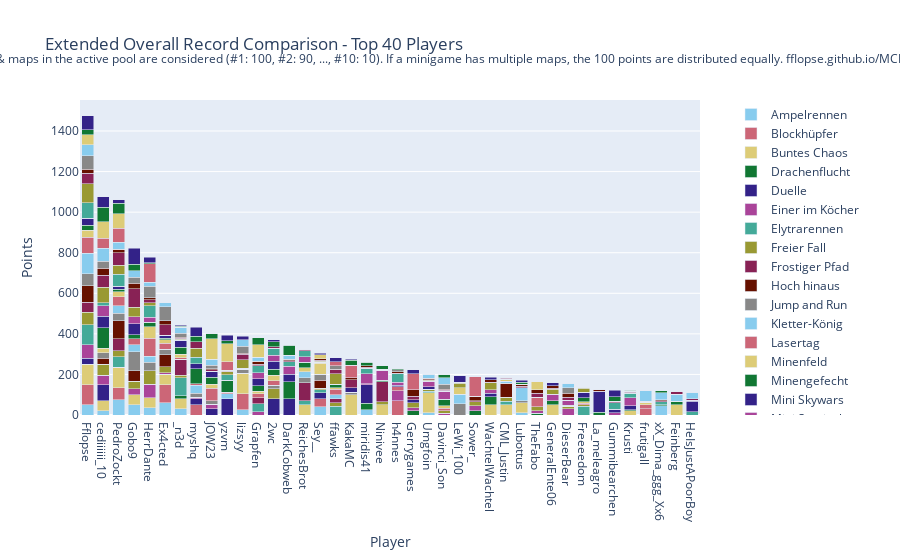

Here is the notebook cell this chart was saved with:
### Code cell
import plotly.graph_objects as go

# Sum all columns to get the total score
outDf['Total'] = outDf.sum(axis=1)

# Sort by total score and fill N/A values with 0
outDf = outDf.sort_values(by='Total', ascending=False).fillna(0)

# Crop to top 10 players
cropDf = outDf.head(40).copy()

# Drop the 'Total' column for plotting
cropDf = cropDf.drop(columns=['Total'])

# Create a color palette
color_palette = px.colors.qualitative.Safe

# Create the stacked bar plot
fig = go.Figure()

for column in cropDf.columns.difference(['Player']):
    fig.add_trace(go.Bar(
        x=cropDf.index,
        y=cropDf[column],
        name=column,
        marker_color=color_palette[len(fig.data) % len(color_palette)]
    ))

# Update layout
fig.update_layout(
    barmode='stack',
    title='Extended Overall Record Comparison - Top 40 Players',
    xaxis=dict(title='Player'),
    yaxis=dict(title='Points'),
    #height=800,
    #width=1000,
    legend=dict(
        x=1.05,
        y=0.5,
        traceorder='normal',
        font=dict(size=12),
        bgcolor='rgba(255, 255, 255, 0)',
        bordercolor='rgba(0, 0, 0, 0)'
    ),
    margin=dict(r=200),  # Adjust right margin to make room for the legend
    annotations=[
        dict(
            x=0.5,
            y=1.1635,
            xref='paper',
            yref='paper',
            text='Max 100 points per minigame. Records #1 through #10 of games & maps in the active pool are considered (#1: 100, #2: 90, ..., #10: 10). If a minigame has multiple maps, the 100 points are distributed equally. fflopse.github.io/MCP-Records/data-analysis/global-ranking.ipynb',
            showarrow=False,
            font=dict(size=12),
            xanchor='center'
        )
    ]
)

fig.show()

# save the plot as an html file

fig.write_html('out/ext_overall_record_comparison.html')

### Figure 1 — Plotly figure (JSON) as saved in the notebook; plotly's stock layout.template omitted (floating-point values rounded to 4 significant figures)
{"data": [{"marker": {"color": "rgb(136, 204, 238)"}, "name": "Ampelrennen", "type": "bar", "x": ["Fflopse", "cediiiiii_10", "PedroZockt", "Gobo9", "HerrDante", "Ex4cted", "_n3d", "myshq", "JOW23", "yzvm", "lizsyy", "Grapfen", "2wc", "DarkCobweb", "ReichesBrot", "Sey__", "ffawks", "KakaMC", "miridis41", "Ninivee", "h4nnes", "Gerrygames", "Umgfoin", "Davinci_Son", "LeWi_100", "Sower_", "WachtelWachtel", "CML_Justin", "Lubottus", "TheFabo", "GeneralEnte06", "DieserBear", "Freeeedom", "La_meleagro", "Gummibearchen", "Krusti", "frutigall", "xX_Dima_ggg_Xx6", "Feinberg", "HeIsJustAPoorBoy"], "y": [50, 20, 75, 50, 35, 60, 30, 0, 0, 0, 25, 0, 0, 0, 0, 40, 0, 0, 25, 0, 0, 0, 10, 0, 0, 0, 0, 0, 10, 0, 0, 0, 0, 0, 0, 0, 0, 0, 0, 0]}, {"marker": {"color": "rgb(204, 102, 119)"}, "name": "Blockhüpfer", "type": "bar", "x": ["Fflopse", "cediiiiii_10", "PedroZockt", "Gobo9", "HerrDante", "Ex4cted", "_n3d", "myshq", "JOW23", "yzvm", "lizsyy", "Grapfen", "2wc", "DarkCobweb", "ReichesBrot", "Sey__", "ffawks", "KakaMC", "miridis41", "Ninivee", "h4nnes", "Gerrygames", "Umgfoin", "Davinci_Son", "LeWi_100", "Sower_", "WachtelWachtel", "CML_Justin", "Lubottus", "TheFabo", "GeneralEnte06", "DieserBear", "Freeeedom", "La_meleagro", "Gummibearchen", "Krusti", "frutigall", "xX_Dima_ggg_Xx6", "Feinberg", "HeIsJustAPoorBoy"], "y": [100, 0, 60, 0, 0, 90, 0, 50, 0, 0, 80, 0, 0, 0, 0, 40, 0, 0, 0, 0, 70, 0, 0, 0, 0, 0, 0, 0, 0, 0, 0, 0, 0, 0, 0, 0, 30, 0, 0, 0]}, {"marker": {"color": "rgb(221, 204, 119)"}, "name": "Buntes Chaos", "type": "bar", "x": ["Fflopse", "cediiiiii_10", "PedroZockt", "Gobo9", "HerrDante", "Ex4cted", "_n3d", "myshq", "JOW23", "yzvm", "lizsyy", "Grapfen", "2wc", "DarkCobweb", "ReichesBrot", "Sey__", "ffawks", "KakaMC", "miridis41", "Ninivee", "h4nnes", "Gerrygames", "Umgfoin", "Davinci_Son", "LeWi_100", "Sower_", "WachtelWachtel", "CML_Justin", "Lubottus", "TheFabo", "GeneralEnte06", "DieserBear", "Freeeedom", "La_meleagro", "Gummibearchen", "Krusti", "frutigall", "xX_Dima_ggg_Xx6", "Feinberg", "HeIsJustAPoorBoy"], "y": [100, 50, 100, 50, 50, 50, 50, 0, 0, 0, 100, 0, 0, 0, 50, 0, 0, 100, 0, 50, 0, 0, 100, 0, 0, 0, 50, 50, 50, 0, 50, 0, 0, 0, 0, 0, 0, 0, 50, 0]}, {"marker": {"color": "rgb(17, 119, 51)"}, "name": "Drachenflucht", "type": "bar", "x": ["Fflopse", "cediiiiii_10", "PedroZockt", "Gobo9", "HerrDante", "Ex4cted", "_n3d", "myshq", "JOW23", "yzvm", "lizsyy", "Grapfen", "2wc", "DarkCobweb", "ReichesBrot", "Sey__", "ffawks", "KakaMC", "miridis41", "Ninivee", "h4nnes", "Gerrygames", "Umgfoin", "Davinci_Son", "LeWi_100", "Sower_", "WachtelWachtel", "CML_Justin", "Lubottus", "TheFabo", "GeneralEnte06", "DieserBear", "Freeeedom", "La_meleagro", "Gummibearchen", "Krusti", "frutigall", "xX_Dima_ggg_Xx6", "Feinberg", "HeIsJustAPoorBoy"], "y": [0, 0, 0, 0, 0, 0, 16, 0, 0, 0, 0, 0, 0, 0, 0, 0, 0, 0, 34, 0, 0, 20, 0, 0, 0, 20, 0, 0, 0, 8, 0, 0, 0, 14, 0, 0, 0, 0, 18, 0]}, {"marker": {"color": "rgb(51, 34, 136)"}, "name": "Duelle", "type": "bar", "x": ["Fflopse", "cediiiiii_10", "PedroZockt", "Gobo9", "HerrDante", "Ex4cted", "_n3d", "myshq", "JOW23", "yzvm", "lizsyy", "Grapfen", "2wc", "DarkCobweb", "ReichesBrot", "Sey__", "ffawks", "KakaMC", "miridis41", "Ninivee", "h4nnes", "Gerrygames", "Umgfoin", "Davinci_Son", "LeWi_100", "Sower_", "WachtelWachtel", "CML_Justin", "Lubottus", "TheFabo", "GeneralEnte06", "DieserBear", "Freeeedom", "La_meleagro", "Gummibearchen", "Krusti", "frutigall", "xX_Dima_ggg_Xx6", "Feinberg", "HeIsJustAPoorBoy"], "y": [30, 80, 0, 0, 0, 0, 0, 30, 30, 80, 0, 0, 80, 80, 0, 30, 0, 0, 90, 0, 0, 0, 0, 0, 0, 0, 0, 0, 0, 0, 0, 0, 0, 100, 0, 0, 0, 0, 0, 0]}, {"marker": {"color": "rgb(170, 68, 153)"}, "name": "Einer im Köcher", "type": "bar", "x": ["Fflopse", "cediiiiii_10", "PedroZockt", "Gobo9", "HerrDante", "Ex4cted", "_n3d", "myshq", "JOW23", "yzvm", "lizsyy", "Grapfen", "2wc", "DarkCobweb", "ReichesBrot", "Sey__", "ffawks", "KakaMC", "miridis41", "Ninivee", "h4nnes", "Gerrygames", "Umgfoin", "Davinci_Son", "LeWi_100", "Sower_", "WachtelWachtel", "CML_Justin", "Lubottus", "TheFabo", "GeneralEnte06", "DieserBear", "Freeeedom", "La_meleagro", "Gummibearchen", "Krusti", "frutigall", "xX_Dima_ggg_Xx6", "Feinberg", "HeIsJustAPoorBoy"], "y": [67.5, 45, 0, 30, 67.5, 7.5, 0, 7.5, 22.5, 0, 0, 15, 0, 0, 0, 0, 0, 0, 5, 0, 50, 15, 0, 7.5, 0, 25, 0, 0, 0, 12.5, 0, 30, 0, 0, 10, 0, 0, 0, 0, 0]}, {"marker": {"color": "rgb(68, 170, 153)"}, "name": "Elytrarennen", "type": "bar", "x": ["Fflopse", "cediiiiii_10", "PedroZockt", "Gobo9", "HerrDante", "Ex4cted", "_n3d", "myshq", "JOW23", "yzvm", "lizsyy", "Grapfen", "2wc", "DarkCobweb", "ReichesBrot", "Sey__", "ffawks", "KakaMC", "miridis41", "Ninivee", "h4nnes", "Gerrygames", "Umgfoin", "Davinci_Son", "LeWi_100", "Sower_", "WachtelWachtel", "CML_Justin", "Lubottus", "TheFabo", "GeneralEnte06", "DieserBear", "Freeeedom", "La_meleagro", "Gummibearchen", "Krusti", "frutigall", "xX_Dima_ggg_Xx6", "Feinberg", "HeIsJustAPoorBoy"], "y": [96.67, 0, 53.33, 0, 0, 0, 86.67, 0, 0, 0, 0, 40, 0, 0, 20, 13.33, 43.33, 0, 0, 0, 0, 0, 6.667, 0, 0, 0, 0, 16.67, 0, 0, 0, 0, 43.33, 0, 0, 0, 0, 0, 0, 16.67]}, {"marker": {"color": "rgb(153, 153, 51)"}, "name": "Freier Fall", "type": "bar", "x": ["Fflopse", "cediiiiii_10", "PedroZockt", "Gobo9", "HerrDante", "Ex4cted", "_n3d", "myshq", "JOW23", "yzvm", "lizsyy", "Grapfen", "2wc", "DarkCobweb", "ReichesBrot", "Sey__", "ffawks", "KakaMC", "miridis41", "Ninivee", "h4nnes", "Gerrygames", "Umgfoin", "Davinci_Son", "LeWi_100", "Sower_", "WachtelWachtel", "CML_Justin", "Lubottus", "TheFabo", "GeneralEnte06", "DieserBear", "Freeeedom", "La_meleagro", "Gummibearchen", "Krusti", "frutigall", "xX_Dima_ggg_Xx6", "Feinberg", "HeIsJustAPoorBoy"], "y": [62.5, 55, 27.5, 37.5, 65, 30, 12.5, 0, 0, 0, 0, 0, 50, 0, 0, 7.5, 17.5, 0, 0, 15, 0, 25, 10, 12.5, 0, 20, 0, 20, 0, 20, 0, 12.5, 7.5, 0, 0, 0, 0, 0, 0, 0]}, {"marker": {"color": "rgb(136, 34, 85)"}, "name": "Frostiger Pfad", "type": "bar", "x": ["Fflopse", "cediiiiii_10", "PedroZockt", "Gobo9", "HerrDante", "Ex4cted", "_n3d", "myshq", "JOW23", "yzvm", "lizsyy", "Grapfen", "2wc", "DarkCobweb", "ReichesBrot", "Sey__", "ffawks", "KakaMC", "miridis41", "Ninivee", "h4nnes", "Gerrygames", "Umgfoin", "Davinci_Son", "LeWi_100", "Sower_", "WachtelWachtel", "CML_Justin", "Lubottus", "TheFabo", "GeneralEnte06", "DieserBear", "Freeeedom", "La_meleagro", "Gummibearchen", "Krusti", "frutigall", "xX_Dima_ggg_Xx6", "Feinberg", "HeIsJustAPoorBoy"], "y": [50, 0, 60, 0, 0, 0, 80, 0, 0, 0, 0, 30, 0, 0, 90, 0, 20, 0, 0, 100, 0, 0, 0, 0, 0, 0, 0, 0, 0, 0, 0, 0, 0, 0, 0, 0, 0, 0, 0, 0]}, {"marker": {"color": "rgb(102, 17, 0)"}, "name": "Hoch hinaus", "type": "bar", "x": ["Fflopse", "cediiiiii_10", "PedroZockt", "Gobo9", "HerrDante", "Ex4cted", "_n3d", "myshq", "JOW23", "yzvm", "lizsyy", "Grapfen", "2wc", "DarkCobweb", "ReichesBrot", "Sey__", "ffawks", "KakaMC", "miridis41", "Ninivee", "h4nnes", "Gerrygames", "Umgfoin", "Davinci_Son", "LeWi_100", "Sower_", "WachtelWachtel", "CML_Justin", "Lubottus", "TheFabo", "GeneralEnte06", "DieserBear", "Freeeedom", "La_meleagro", "Gummibearchen", "Krusti", "frutigall", "xX_Dima_ggg_Xx6", "Feinberg", "HeIsJustAPoorBoy"], "y": [80, 30, 90, 50, 0, 60, 0, 0, 0, 0, 0, 0, 0, 0, 0, 40, 0, 0, 0, 0, 0, 0, 0, 0, 0, 0, 0, 70, 0, 0, 0, 0, 0, 0, 0, 0, 0, 0, 0, 0]}, {"marker": {"color": "rgb(136, 136, 136)"}, "name": "Jump and Run", "type": "bar", "x": ["Fflopse", "cediiiiii_10", "PedroZockt", "Gobo9", "HerrDante", "Ex4cted", "_n3d", "myshq", "JOW23", "yzvm", "lizsyy", "Grapfen", "2wc", "DarkCobweb", "ReichesBrot", "Sey__", "ffawks", "KakaMC", "miridis41", "Ninivee", "h4nnes", "Gerrygames", "Umgfoin", "Davinci_Son", "LeWi_100", "Sower_", "WachtelWachtel", "CML_Justin", "Lubottus", "TheFabo", "GeneralEnte06", "DieserBear", "Freeeedom", "La_meleagro", "Gummibearchen", "Krusti", "frutigall", "xX_Dima_ggg_Xx6", "Feinberg", "HeIsJustAPoorBoy"], "y": [60, 26.67, 36.67, 93.33, 43.33, 26.67, 0, 20, 16.67, 0, 20, 0, 16.67, 0, 23.33, 30, 0, 13.33, 0, 0, 0, 0, 0, 0, 56.67, 0, 0, 0, 10, 0, 0, 0, 0, 0, 0, 0, 0, 0, 0, 0]}, {"marker": {"color": "rgb(136, 204, 238)"}, "name": "Kletter-König", "type": "bar", "x": ["Fflopse", "cediiiiii_10", "PedroZockt", "Gobo9", "HerrDante", "Ex4cted", "_n3d", "myshq", "JOW23", "yzvm", "lizsyy", "Grapfen", "2wc", "DarkCobweb", "ReichesBrot", "Sey__", "ffawks", "KakaMC", "miridis41", "Ninivee", "h4nnes", "Gerrygames", "Umgfoin", "Davinci_Son", "LeWi_100", "Sower_", "WachtelWachtel", "CML_Justin", "Lubottus", "TheFabo", "GeneralEnte06", "DieserBear", "Freeeedom", "La_meleagro", "Gummibearchen", "Krusti", "frutigall", "xX_Dima_ggg_Xx6", "Feinberg", "HeIsJustAPoorBoy"], "y": [100, 0, 35, 35, 30, 0, 0, 40, 0, 25, 0, 0, 0, 0, 30, 0, 20, 0, 0, 0, 0, 0, 0, 0, 45, 0, 0, 10, 65, 0, 0, 0, 0, 0, 0, 0, 0, 45, 35, 0]}, {"marker": {"color": "rgb(204, 102, 119)"}, "name": "Lasertag", "type": "bar", "x": ["Fflopse", "cediiiiii_10", "PedroZockt", "Gobo9", "HerrDante", "Ex4cted", "_n3d", "myshq", "JOW23", "yzvm", "lizsyy", "Grapfen", "2wc", "DarkCobweb", "ReichesBrot", "Sey__", "ffawks", "KakaMC", "miridis41", "Ninivee", "h4nnes", "Gerrygames", "Umgfoin", "Davinci_Son", "LeWi_100", "Sower_", "WachtelWachtel", "CML_Justin", "Lubottus", "TheFabo", "GeneralEnte06", "DieserBear", "Freeeedom", "La_meleagro", "Gummibearchen", "Krusti", "frutigall", "xX_Dima_ggg_Xx6", "Feinberg", "HeIsJustAPoorBoy"], "y": [80, 0, 46.67, 30, 86.67, 30, 6.667, 6.667, 63.33, 6.667, 0, 20, 23.33, 0, 0, 0, 26.67, 0, 0, 0, 20, 0, 0, 13.33, 0, 0, 0, 0, 0, 46.67, 0, 0, 6.667, 0, 0, 0, 20, 0, 0, 0]}, {"marker": {"color": "rgb(221, 204, 119)"}, "name": "Minenfeld", "type": "bar", "x": ["Fflopse", "cediiiiii_10", "PedroZockt", "Gobo9", "HerrDante", "Ex4cted", "_n3d", "myshq", "JOW23", "yzvm", "lizsyy", "Grapfen", "2wc", "DarkCobweb", "ReichesBrot", "Sey__", "ffawks", "KakaMC", "miridis41", "Ninivee", "h4nnes", "Gerrygames", "Umgfoin", "Davinci_Son", "LeWi_100", "Sower_", "WachtelWachtel", "CML_Justin", "Lubottus", "TheFabo", "GeneralEnte06", "DieserBear", "Freeeedom", "La_meleagro", "Gummibearchen", "Krusti", "frutigall", "xX_Dima_ggg_Xx6", "Feinberg", "HeIsJustAPoorBoy"], "y": [33.33, 23.33, 23.33, 0, 56.67, 16.67, 16.67, 0, 20, 0, 0, 13.33, 26.67, 0, 20, 53.33, 6.667, 0, 0, 0, 0, 0, 0, 13.33, 33.33, 0, 0, 10, 0, 0, 0, 0, 6.667, 0, 0, 20, 13.33, 0, 0, 0]}, {"marker": {"color": "rgb(17, 119, 51)"}, "name": "Minengefecht", "type": "bar", "x": ["Fflopse", "cediiiiii_10", "PedroZockt", "Gobo9", "HerrDante", "Ex4cted", "_n3d", "myshq", "JOW23", "yzvm", "lizsyy", "Grapfen", "2wc", "DarkCobweb", "ReichesBrot", "Sey__", "ffawks", "KakaMC", "miridis41", "Ninivee", "h4nnes", "Gerrygames", "Umgfoin", "Davinci_Son", "LeWi_100", "Sower_", "WachtelWachtel", "CML_Justin", "Lubottus", "TheFabo", "GeneralEnte06", "DieserBear", "Freeeedom", "La_meleagro", "Gummibearchen", "Krusti", "frutigall", "xX_Dima_ggg_Xx6", "Feinberg", "HeIsJustAPoorBoy"], "y": [26.67, 100, 13.33, 20, 23.33, 6.667, 36.67, 73.33, 33.33, 56.67, 0, 26.67, 30, 83.33, 26.67, 6.667, 16.67, 0, 0, 6.667, 0, 0, 0, 30, 0, 0, 40, 0, 0, 0, 20, 6.667, 20, 0, 0, 6.667, 0, 6.667, 0, 0]}, {"marker": {"color": "rgb(51, 34, 136)"}, "name": "Mini Skywars", "type": "bar", "x": ["Fflopse", "cediiiiii_10", "PedroZockt", "Gobo9", "HerrDante", "Ex4cted", "_n3d", "myshq", "JOW23", "yzvm", "lizsyy", "Grapfen", "2wc", "DarkCobweb", "ReichesBrot", "Sey__", "ffawks", "KakaMC", "miridis41", "Ninivee", "h4nnes", "Gerrygames", "Umgfoin", "Davinci_Son", "LeWi_100", "Sower_", "WachtelWachtel", "CML_Justin", "Lubottus", "TheFabo", "GeneralEnte06", "DieserBear", "Freeeedom", "La_meleagro", "Gummibearchen", "Krusti", "frutigall", "xX_Dima_ggg_Xx6", "Feinberg", "HeIsJustAPoorBoy"], "y": [34, 56, 14, 54, 0, 16, 34, 24, 30, 4, 6, 34, 38, 38, 0, 0, 0, 20, 0, 0, 6, 14, 12, 0, 0, 0, 18, 0, 0, 0, 0, 0, 28, 0, 18, 18, 0, 0, 0, 50]}, {"marker": {"color": "rgb(170, 68, 153)"}, "name": "Mini Survivalgames", "type": "bar", "x": ["Fflopse", "cediiiiii_10", "PedroZockt", "Gobo9", "HerrDante", "Ex4cted", "_n3d", "myshq", "JOW23", "yzvm", "lizsyy", "Grapfen", "2wc", "DarkCobweb", "ReichesBrot", "Sey__", "ffawks", "KakaMC", "miridis41", "Ninivee", "h4nnes", "Gerrygames", "Umgfoin", "Davinci_Son", "LeWi_100", "Sower_", "WachtelWachtel", "CML_Justin", "Lubottus", "TheFabo", "GeneralEnte06", "DieserBear", "Freeeedom", "La_meleagro", "Gummibearchen", "Krusti", "frutigall", "xX_Dima_ggg_Xx6", "Feinberg", "HeIsJustAPoorBoy"], "y": [0, 53.33, 0, 33.33, 23.33, 0, 0, 0, 0, 0, 0, 30, 30, 40, 26.67, 0, 0, 0, 50, 50, 16.67, 0, 26.67, 40, 0, 0, 16.67, 0, 0, 0, 33.33, 23.33, 0, 0, 0, 40, 0, 0, 0, 6.667]}, {"marker": {"color": "rgb(68, 170, 153)"}, "name": "Paintball", "type": "bar", "x": ["Fflopse", "cediiiiii_10", "PedroZockt", "Gobo9", "HerrDante", "Ex4cted", "_n3d", "myshq", "JOW23", "yzvm", "lizsyy", "Grapfen", "2wc", "DarkCobweb", "ReichesBrot", "Sey__", "ffawks", "KakaMC", "miridis41", "Ninivee", "h4nnes", "Gerrygames", "Umgfoin", "Davinci_Son", "LeWi_100", "Sower_", "WachtelWachtel", "CML_Justin", "Lubottus", "TheFabo", "GeneralEnte06", "DieserBear", "Freeeedom", "La_meleagro", "Gummibearchen", "Krusti", "frutigall", "xX_Dima_ggg_Xx6", "Feinberg", "HeIsJustAPoorBoy"], "y": [76.67, 13.33, 60, 0, 56.67, 0, 0, 33.33, 0, 26.67, 0, 33.33, 33.33, 20, 30, 0, 0, 0, 26.67, 0, 40, 0, 0, 0, 0, 0, 0, 0, 0, 0, 0, 0, 0, 0, 33.33, 23.33, 0, 13.33, 0, 0]}, {"marker": {"color": "rgb(153, 153, 51)"}, "name": "Pferderennen", "type": "bar", "x": ["Fflopse", "cediiiiii_10", "PedroZockt", "Gobo9", "HerrDante", "Ex4cted", "_n3d", "myshq", "JOW23", "yzvm", "lizsyy", "Grapfen", "2wc", "DarkCobweb", "ReichesBrot", "Sey__", "ffawks", "KakaMC", "miridis41", "Ninivee", "h4nnes", "Gerrygames", "Umgfoin", "Davinci_Son", "LeWi_100", "Sower_", "WachtelWachtel", "CML_Justin", "Lubottus", "TheFabo", "GeneralEnte06", "DieserBear", "Freeeedom", "La_meleagro", "Gummibearchen", "Krusti", "frutigall", "xX_Dima_ggg_Xx6", "Feinberg", "HeIsJustAPoorBoy"], "y": [91.67, 78.33, 43.33, 48.33, 16.67, 0, 3.333, 43.33, 0, 13.33, 41.67, 0, 0, 0, 0, 5, 53.33, 0, 0, 0, 0, 0, 5, 0, 21.67, 0, 33.33, 0, 0, 0, 23.33, 0, 20, 0, 0, 0, 0, 0, 0, 0]}, {"marker": {"color": "rgb(136, 34, 85)"}, "name": "Replika", "type": "bar", "x": ["Fflopse", "cediiiiii_10", "PedroZockt", "Gobo9", "HerrDante", "Ex4cted", "_n3d", "myshq", "JOW23", "yzvm", "lizsyy", "Grapfen", "2wc", "DarkCobweb", "ReichesBrot", "Sey__", "ffawks", "KakaMC", "miridis41", "Ninivee", "h4nnes", "Gerrygames", "Umgfoin", "Davinci_Son", "LeWi_100", "Sower_", "WachtelWachtel", "CML_Justin", "Lubottus", "TheFabo", "GeneralEnte06", "DieserBear", "Freeeedom", "La_meleagro", "Gummibearchen", "Krusti", "frutigall", "xX_Dima_ggg_Xx6", "Feinberg", "HeIsJustAPoorBoy"], "y": [53.85, 57.88, 62.21, 90.96, 13.17, 52.4, 5.192, 31.92, 6.923, 4.135, 26.15, 7.115, 9.423, 6.154, 5.192, 3.846, 18.08, 40.19, 5, 3.077, 3.846, 18.46, 3.846, 6.346, 4.038, 5.962, 3.846, 4.423, 7.692, 19.71, 4.808, 14.04, 4.135, 3.077, 6.346, 3.846, 3.846, 4.423, 11.92, 5.962]}, {"marker": {"color": "rgb(102, 17, 0)"}, "name": "Sammelwahn", "type": "bar", "x": ["Fflopse", "cediiiiii_10", "PedroZockt", "Gobo9", "HerrDante", "Ex4cted", "_n3d", "myshq", "JOW23", "yzvm", "lizsyy", "Grapfen", "2wc", "DarkCobweb", "ReichesBrot", "Sey__", "ffawks", "KakaMC", "miridis41", "Ninivee", "h4nnes", "Gerrygames", "Umgfoin", "Davinci_Son", "LeWi_100", "Sower_", "WachtelWachtel", "CML_Justin", "Lubottus", "TheFabo", "GeneralEnte06", "DieserBear", "Freeeedom", "La_meleagro", "Gummibearchen", "Krusti", "frutigall", "xX_Dima_ggg_Xx6", "Feinberg", "HeIsJustAPoorBoy"], "y": [18.54, 34.88, 17.56, 26.1, 10.73, 18.29, 4.878, 0, 5.122, 4.878, 4.878, 15.85, 0, 6.585, 2.195, 7.805, 2.927, 11.22, 7.317, 0, 5.61, 31.71, 5.854, 3.415, 0, 21.22, 10.73, 3.902, 10, 17.07, 12.68, 21.46, 0, 10.73, 0, 4.39, 0.4878, 5.854, 3.415, 0]}, {"marker": {"color": "rgb(136, 136, 136)"}, "name": "Schießstand", "type": "bar", "x": ["Fflopse", "cediiiiii_10", "PedroZockt", "Gobo9", "HerrDante", "Ex4cted", "_n3d", "myshq", "JOW23", "yzvm", "lizsyy", "Grapfen", "2wc", "DarkCobweb", "ReichesBrot", "Sey__", "ffawks", "KakaMC", "miridis41", "Ninivee", "h4nnes", "Gerrygames", "Umgfoin", "Davinci_Son", "LeWi_100", "Sower_", "WachtelWachtel", "CML_Justin", "Lubottus", "TheFabo", "GeneralEnte06", "DieserBear", "Freeeedom", "La_meleagro", "Gummibearchen", "Krusti", "frutigall", "xX_Dima_ggg_Xx6", "Feinberg", "HeIsJustAPoorBoy"], "y": [67.5, 35, 0, 30, 57.5, 70, 20, 0, 17.5, 0, 35, 0, 0, 0, 0, 0, 17.5, 0, 0, 0, 10, 0, 0, 25, 0, 0, 0, 0, 0, 0, 0, 27.5, 0, 0, 0, 0, 0, 0, 0, 0]}, {"marker": {"color": "rgb(136, 204, 238)"}, "name": "Spleef", "type": "bar", "x": ["Fflopse", "cediiiiii_10", "PedroZockt", "Gobo9", "HerrDante", "Ex4cted", "_n3d", "myshq", "JOW23", "yzvm", "lizsyy", "Grapfen", "2wc", "DarkCobweb", "ReichesBrot", "Sey__", "ffawks", "KakaMC", "miridis41", "Ninivee", "h4nnes", "Gerrygames", "Umgfoin", "Davinci_Son", "LeWi_100", "Sower_", "WachtelWachtel", "CML_Justin", "Lubottus", "TheFabo", "GeneralEnte06", "DieserBear", "Freeeedom", "La_meleagro", "Gummibearchen", "Krusti", "frutigall", "xX_Dima_ggg_Xx6", "Feinberg", "HeIsJustAPoorBoy"], "y": [53.33, 63.33, 33.33, 33.33, 20, 20, 30, 0, 30, 0, 33.33, 20, 0, 20, 0, 0, 0, 0, 0, 0, 0, 0, 20, 33.33, 0, 0, 0, 0, 0, 0, 0, 20, 0, 0, 0, 0, 53.33, 33.33, 0, 33.33]}, {"marker": {"color": "rgb(204, 102, 119)"}, "name": "Todeswürfel", "type": "bar", "x": ["Fflopse", "cediiiiii_10", "PedroZockt", "Gobo9", "HerrDante", "Ex4cted", "_n3d", "myshq", "JOW23", "yzvm", "lizsyy", "Grapfen", "2wc", "DarkCobweb", "ReichesBrot", "Sey__", "ffawks", "KakaMC", "miridis41", "Ninivee", "h4nnes", "Gerrygames", "Umgfoin", "Davinci_Son", "LeWi_100", "Sower_", "WachtelWachtel", "CML_Justin", "Lubottus", "TheFabo", "GeneralEnte06", "DieserBear", "Freeeedom", "La_meleagro", "Gummibearchen", "Krusti", "frutigall", "xX_Dima_ggg_Xx6", "Feinberg", "HeIsJustAPoorBoy"], "y": [0, 50, 70, 0, 90, 0, 0, 0, 0, 40, 0, 0, 0, 0, 0, 0, 20, 60, 0, 0, 0, 80, 0, 0, 0, 100, 0, 0, 0, 0, 0, 0, 0, 0, 0, 0, 0, 0, 0, 0]}, {"marker": {"color": "rgb(221, 204, 119)"}, "name": "Waffenfolge", "type": "bar", "x": ["Fflopse", "cediiiiii_10", "PedroZockt", "Gobo9", "HerrDante", "Ex4cted", "_n3d", "myshq", "JOW23", "yzvm", "lizsyy", "Grapfen", "2wc", "DarkCobweb", "ReichesBrot", "Sey__", "ffawks", "KakaMC", "miridis41", "Ninivee", "h4nnes", "Gerrygames", "Umgfoin", "Davinci_Son", "LeWi_100", "Sower_", "WachtelWachtel", "CML_Justin", "Lubottus", "TheFabo", "GeneralEnte06", "DieserBear", "Freeeedom", "La_meleagro", "Gummibearchen", "Krusti", "frutigall", "xX_Dima_ggg_Xx6", "Feinberg", "HeIsJustAPoorBoy"], "y": [50, 80, 70, 0, 0, 0, 0, 0, 100, 90, 0, 60, 0, 0, 0, 20, 0, 0, 0, 0, 0, 0, 0, 0, 0, 0, 0, 0, 0, 40, 0, 0, 0, 0, 0, 0, 0, 0, 0, 0]}, {"marker": {"color": "rgb(17, 119, 51)"}, "name": "Walls", "type": "bar", "x": ["Fflopse", "cediiiiii_10", "PedroZockt", "Gobo9", "HerrDante", "Ex4cted", "_n3d", "myshq", "JOW23", "yzvm", "lizsyy", "Grapfen", "2wc", "DarkCobweb", "ReichesBrot", "Sey__", "ffawks", "KakaMC", "miridis41", "Ninivee", "h4nnes", "Gerrygames", "Umgfoin", "Davinci_Son", "LeWi_100", "Sower_", "WachtelWachtel", "CML_Justin", "Lubottus", "TheFabo", "GeneralEnte06", "DieserBear", "Freeeedom", "La_meleagro", "Gummibearchen", "Krusti", "frutigall", "xX_Dima_ggg_Xx6", "Feinberg", "HeIsJustAPoorBoy"], "y": [25, 72.5, 52.5, 32.5, 5, 0, 5, 27.5, 25, 15, 0, 35, 22.5, 50, 0, 0, 0, 25, 17.5, 17.5, 5, 0, 0, 12.5, 0, 0, 0, 0, 10, 0, 0, 0, 0, 0, 22.5, 5, 0, 10, 0, 0]}, {"marker": {"color": "rgb(51, 34, 136)"}, "name": "Wettrennen", "type": "bar", "x": ["Fflopse", "cediiiiii_10", "PedroZockt", "Gobo9", "HerrDante", "Ex4cted", "_n3d", "myshq", "JOW23", "yzvm", "lizsyy", "Grapfen", "2wc", "DarkCobweb", "ReichesBrot", "Sey__", "ffawks", "KakaMC", "miridis41", "Ninivee", "h4nnes", "Gerrygames", "Umgfoin", "Davinci_Son", "LeWi_100", "Sower_", "WachtelWachtel", "CML_Justin", "Lubottus", "TheFabo", "GeneralEnte06", "DieserBear", "Freeeedom", "La_meleagro", "Gummibearchen", "Krusti", "frutigall", "xX_Dima_ggg_Xx6", "Feinberg", "HeIsJustAPoorBoy"], "y": [68, 52, 18, 78, 26, 0, 4, 44, 0, 26, 16, 0, 10, 0, 0, 8, 20, 4, 0, 0, 0, 20, 0, 0, 34, 0, 14, 0, 8, 0, 14, 0, 0, 0, 32, 0, 0, 0, 0, 0]}], "layout": {"annotations": [{"font": {"size": 12}, "showarrow": false, "text": "Max 100 points per minigame. Records #1 through #10 of games & maps in the active pool are considered (#1: 100, #2: 90, ..., #10: 10). If a minigame has multiple maps, the 100 points are distributed equally. fflopse.github.io/MCP-Records/data-analysis/global-ranking.ipynb", "x": 0.5, "xanchor": "center", "xref": "paper", "y": 1.163, "yref": "paper"}], "barmode": "stack", "legend": {"bgcolor": "rgba(255, 255, 255, 0)", "bordercolor": "rgba(0, 0, 0, 0)", "font": {"size": 12}, "traceorder": "normal", "x": 1.05, "y": 0.5}, "margin": {"r": 200}, "title": {"text": "Extended Overall Record Comparison - Top 40 Players"}, "xaxis": {"title": {"text": "Player"}}, "yaxis": {"title": {"text": "Points"}}}}
